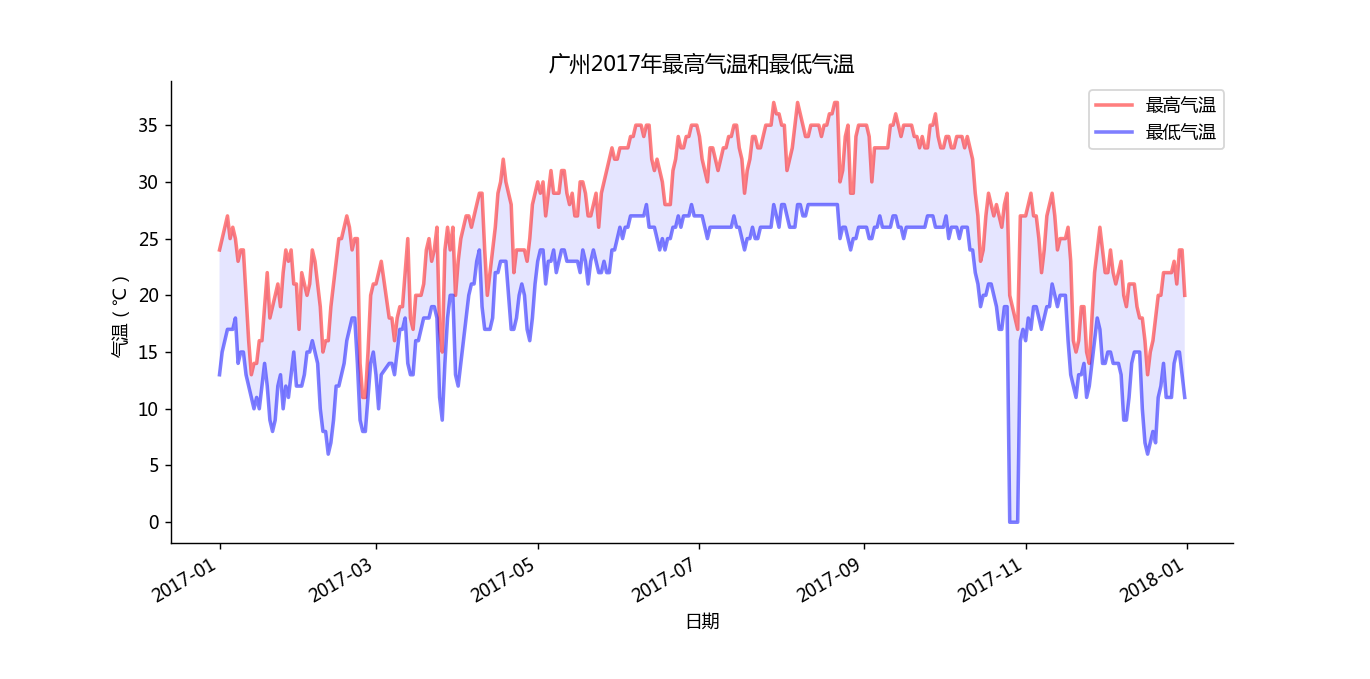

This chart was generated by the following Python code:
# coding: utf-8
#########################################################################
# 网站: <a href="http://www.crazyit.org">疯狂Java联盟</a>               #
# author yeeku.H.lee kongyeeku@163.com                                  #
#                                                                       #
# version 1.0                                                           #
#                                                                       #
# Copyright (C), 2001-2018, yeeku.H.Lee                                 #
#                                                                       #
# This program is protected by copyright laws.                          #
#                                                                       #
# Program Name:                                                         #
#                                                                       #
# <br>Date:                                                             #
#########################################################################
import re
from datetime import datetime
from datetime import timedelta
from matplotlib import pyplot as plt
from urllib.request import *

# 定义一个函数读取lishi.tianqi.com的数据
def get_html(city, year, month):  #①
    url = 'http://lishi.tianqi.com/' + city + '/' + str(year) + str(month) + '.html'
    # 创建请求
    request = Request(url)
    # 添加请求头
    request.add_header('User-Agent', 'Mozilla/5.0 (Windows NT 10.0; WOW64)' +
        'AppleWebKit/537.36 (KHTML, like Gecko) Chrome/54.0.2840.99 Safari/537.36')
    response = urlopen(request)
    # 获取服务器响应
    return response.read().decode('utf-8')
 
# 定义3个list列表作为展示的数据
dates, highs, lows = [], [], []
city = 'guangzhou'
year = '2017'
months = ['01', '02', '03', '04', '05', '06', '07', 
    '08', '09', '10', '11', '12']
prev_day = datetime(2016, 12, 31)
# 循环读取每个月的天气数据
for month in months:
    html = get_html(city, year, month)
    # 将html响应拼起来
    text = "".join(html.split())
    # 定义包含天气信息的div的正则表达式
    patten = re.compile('<divclass="lishitable">(.*?)</div></div></div>')

    table = re.findall(patten, text)
    patten1 = re.compile('<ulclass="lishitable_contentclearfix">(.*?)</ul>')
    uls = re.findall(patten1, table[0])
    for ul in uls:
        # 定义解析天气信息的正则表达式
        patten2 = re.compile('<li>(.*?)</li>')
        lis = re.findall(patten2, ul)
        lis += re.findall('<liclass="hide">(.*?)</li>',ul)
        for li in lis:
            # 解析得到日期数据
            d_str = re.findall('">(.*?)</a>', li)
            try:
                # 将日期字符串格式化为日期
                cur_day = datetime.strptime(d_str[0], '%Y-%m-%d')
                # 解析得到最高气温和最低气温
                high = int(re.findall('<divstyle="width:100px">(.*?)</div>',li)[0])
                low = int(re.findall('<div>(.*?)</div>',li)[1])
            except ValueError:
                print(cur_day, '数据出现错误')
            else:
                # 计算前、后两天数据的时间差
                diff = cur_day - prev_day
                # 如果前、后两天数据的时间差不是相差一天，说明数据有问题
                if diff != timedelta(days=1):
                    print('%s之前少了%d天的数据' % (cur_day, diff.days - 1))
                dates.append(cur_day)
                highs.append(high)
                lows.append(low)
                prev_day = cur_day

#print(dates)
# 配置图形
fig = plt.figure(dpi=128, figsize=(12, 9))
# 绘制最高气温的折线
plt.plot(dates, highs, c='red', label='最高气温', 
    alpha=0.5, linewidth = 2.0)
# 再绘制一条折线
plt.plot(dates, lows, c='blue', label='最低气温',
    alpha=0.5, linewidth = 2.0)
# 为两个数据的绘图区域填充颜色
plt.fill_between(dates, highs, lows, facecolor='blue', alpha=0.1)
# 设置标题
plt.title("广州%s年最高气温和最低气温" % year)
# 为两条坐标轴设置名称
plt.xlabel("日期")
# 该方法绘制斜着的日期标签
fig.autofmt_xdate()
plt.ylabel("气温（℃）")
# 显示图例
plt.legend()
ax = plt.gca()
# 设置右边坐标轴线的颜色（设置为none表示不显示）
ax.spines['right'].set_color('none')
# 设置顶部坐标轴线的颜色（设置为none表示不显示）
ax.spines['top'].set_color('none')
plt.show()
